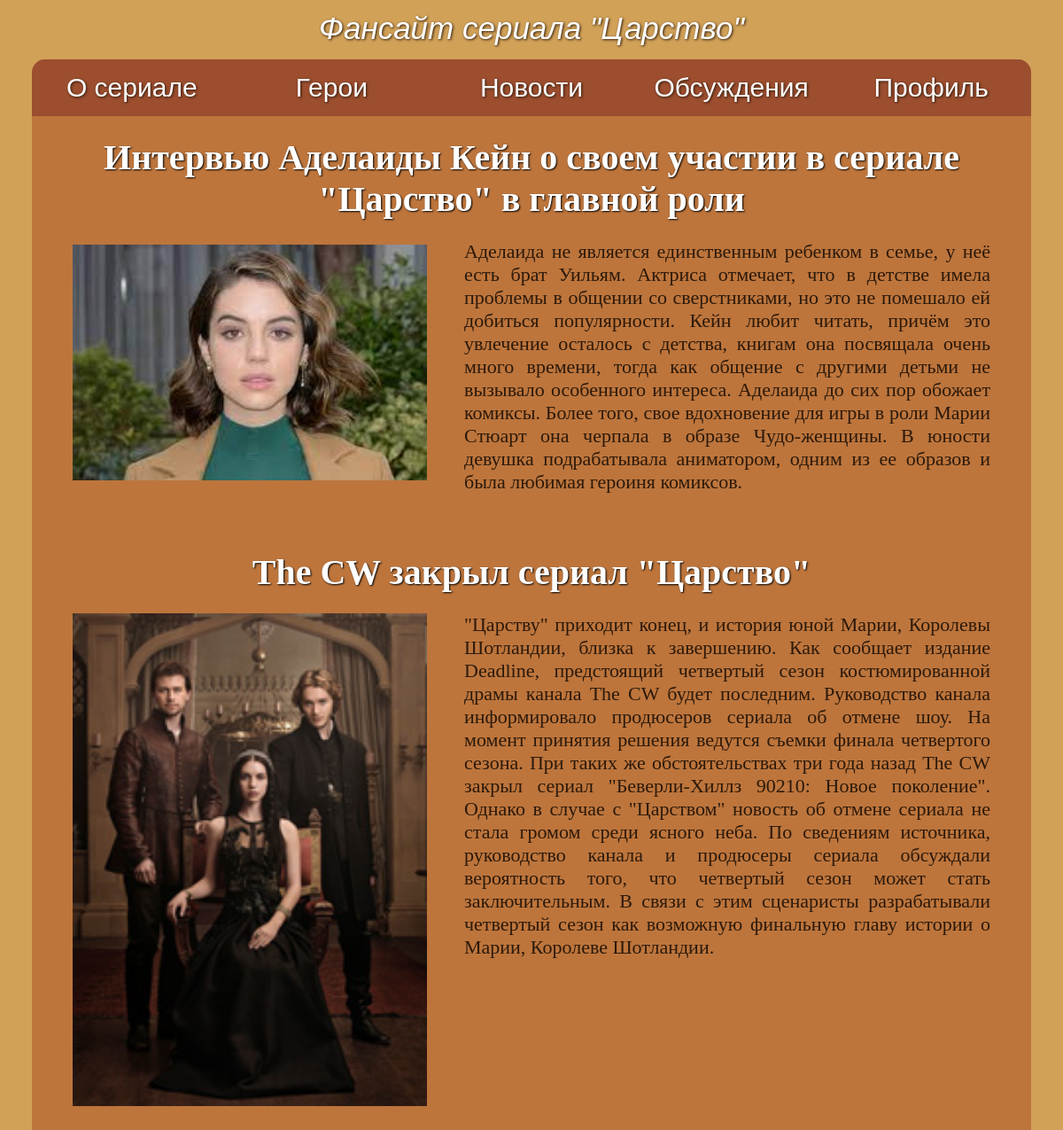
Page /news.php on the committed database.
### tables this page shows
CREATE TABLE `news` (
  `id_news` int(11) NOT NULL,
  `news_tag` varchar(200) NOT NULL,
  `photo` varchar(30) DEFAULT NULL,
  `news` varchar(2000) DEFAULT NULL
);

### news.php (the view, shortened to what this page needs)
<?php
include_once "auth.php";
?>
<!doctype html>
<html lang="ru">
<head>
    <link rel="stylesheet" href="navigation.css">
    <link rel="stylesheet" href="news.css">
</head>
<body>
<p class="name_of_site">Фансайт сериала "Царство"</p>
<div class="main_app">
    <div class="navigation">
        <div class="nav_wrapper">
            <div class="nav"><a href="index.php">О сериале</a></div>
            <div class="nav"><a href="heroes.php">Герои</a></div>
            <div class="nav"><a href="news.php">Новости</a></div>
            <div class="nav"><a href="discuss.php">Обсуждения</a></div>
            <div class="nav"><a href="authorization.php">Профиль</a></div>
        </div>
    </div>
<?php
    $result_news = $link->query("SELECT * FROM news order by id_news desc");
    while ($row = $result_news->fetch_assoc()) {
        $name = $row['news_tag'];
        $news = $row['news'];
        echo '<table class="news_wrapper">';
        echo '<tr class="news_name"><th colspan="2">' .$name. '</th></tr>';
        echo '<tr>';
        echo '<td class="news_photo"><img src="'.$row['photo'].'"></td>';
        echo '<td class="news_text">'.$news.'</td>';
        echo '</tr>';
        echo '</table>';
    }
?>
</div>
</body>
</html>

### navigation.css (style rules this page uses)
body { background-color: #d1a158; padding: 0; margin: 0; }
.main_app { background-color: #bd753c; width: 94vw; margin: auto; border-radius: 15px; }
.name_of_site { font-size: 35px; text-align: center; color: white; text-shadow: 1px 1px 3px #2c190a; font-family: Cambria, sans-serif; font-style: italic; margin: 12px; }
a { text-decoration: none; color: white; }
.nav_wrapper { display: flex; justify-content: space-around; align-items: center; flex-wrap: wrap; width: 94vw; height:fit-content; background-color: #9c4e2f; font-family: Cambria, sans-serif; font-size: 30px; text-shadow: 1px 1px 3px #2c190a; text-align: center; margin: auto; margin-top: 15px; border-top-left-radius: 15px; border-top-right-radius: 15px; }
.nav { text-align: center; color: white; padding: 0.5em 0; width: 200px; }

### news.css (style rules this page uses)
.news_wrapper { width: 90vw; margin: auto; text-align: center; color: white; font-size: 40px; margin-top: 20px; padding-bottom: 20px; }
.news_name { text-shadow: 1px 1px 2px black; text-align: center; }
.news_text { width: 60vw; font-size: 22px; text-align: justify; color: #2c190a; vertical-align: top; }
img { width: 400px; }
td { padding: 20px; }
.main_app { padding-bottom: 50px; margin-bottom: 30px; }

### rows in the picture
news: news_tag "Интервью Аделаиды Кейн о своем участии в сериале \"Царство\" в главной роли", photo (picture), news "Аделаида не является единственным ребенком в семье, у неё есть брат Уильям. Актриса отмечает, что в детстве имела проблемы в общении со сверстниками, но это не помешало ей добиться популярности. Кейн любит читать, причём это увлечение осталось с детства, книгам она посвящала очень много времени, тогда как общение с другими детьми не вызывало особенного интереса. Аделаида до сих пор обожает комиксы. Более того, свое вдохновение для игры в роли Марии Стюарт она черпала в образе Чудо-женщины. В юности девушка подрабатывала аниматором, одним из ее образов и была любимая героиня комиксов."
news: news_tag "The CW закрыл сериал \"Царство\"", photo (picture), news "\"Царству\" приходит конец, и история юной Марии, Королевы Шотландии, близка к завершению. Как сообщает издание Deadline, предстоящий четвертый сезон костюмированной драмы канала The CW будет последним. Руководство канала информировало продюсеров сериала об отмене шоу. На момент принятия решения ведутся съемки финала четвертого сезона. При таких же обстоятельствах три года назад The CW закрыл сериал \"Беверли-Хиллз 90210: Новое поколение\". Однако в случае с \"Царством\" новость об отмене сериала не стала громом среди ясного неба. По сведениям источника, руководство канала и продюсеры сериала обсуждали вероятность того, что четвертый сезон может стать заключительным. В связи с этим сценаристы…"
